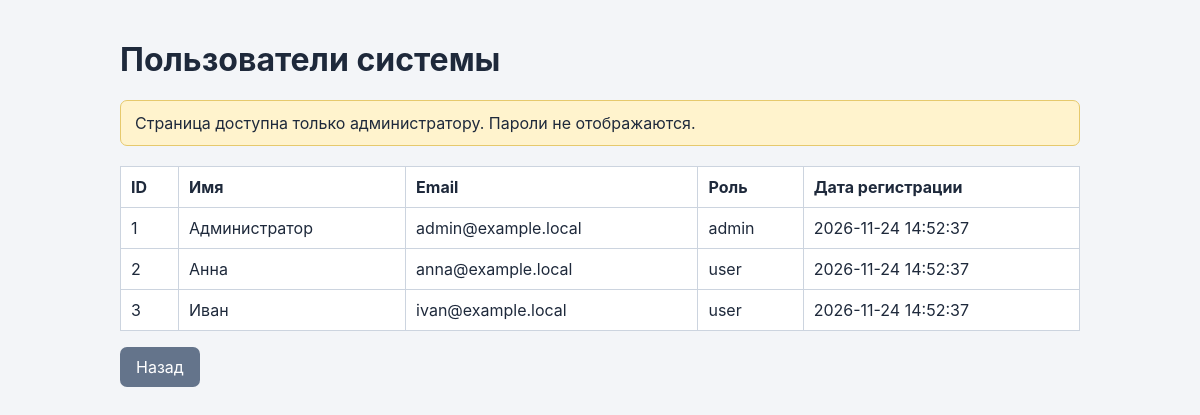
/admin.php (signed in), run on the app's committed database.
### tables this page shows
CREATE TABLE users (
    id INT UNSIGNED AUTO_INCREMENT PRIMARY KEY,
    name VARCHAR(100) NOT NULL,
    email VARCHAR(150) NOT NULL UNIQUE,
    password VARCHAR(255) NOT NULL,         
    role ENUM('user', 'admin') NOT NULL DEFAULT 'user',
    created_at TIMESTAMP NOT NULL DEFAULT CURRENT_TIMESTAMP
);

### includes/functions.php (called while the page is built, shortened)
<?php
function e($value): string
{
    return htmlspecialchars((string) $value, ENT_QUOTES | ENT_SUBSTITUTE, 'UTF-8');
}

### admin.php (the view, shortened to what this page needs)
<?php
require_once 'config.php';
$users = $pdo->query(
    'SELECT id, name, email, role, created_at FROM users ORDER BY id'
)->fetchAll();
?>
<!doctype html>
<html lang="ru">
<head>
    <link rel="stylesheet" href="assets/style.css">
</head>
<body>
<main class="container">
    <h1>Пользователи системы</h1>
    <p class="warning">Страница доступна только администратору. Пароли не отображаются.</p>
    <table>
        <thead>
        <tr>
            <th>ID</th>
            <th>Имя</th>
            <th>Email</th>
            <th>Роль</th>
            <th>Дата регистрации</th>
        </tr>
        </thead>
        <tbody>
        <?php foreach ($users as $user): ?>
            <tr>
                <td><?= (int) $user['id'] ?></td>
                <td><?= e($user['name']) ?></td>
                <td><?= e($user['email']) ?></td>
                <td><?= e($user['role']) ?></td>
                <td><?= e($user['created_at']) ?></td>
            </tr>
        <?php endforeach; ?>
        </tbody>
    </table>
    <p><a class="button secondary" href="dashboard.php">Назад</a></p>
</main>
</body>
</html>

### assets/style.css (style rules this page uses)
:root { color-scheme: light; font-family: Inter, Arial, sans-serif; background: #f3f5f8; color: #1e293b; }
* { box-sizing: border-box; }
body { margin: 0; }
a { color: #2459d3; }
.container, .card { width: min(100% - 32px, 960px); margin: 40px auto; }
input, textarea, button, .button { font: inherit; }
button, .button { display: inline-block; width: fit-content; padding: 10px 16px; border: 0; border-radius: 7px; background: #2459d3; color: white; text-decoration: none; cursor: pointer; }
.secondary { background: #64748b; }
.warning, .message, .empty { margin-bottom: 20px; padding: 12px 14px; border-radius: 7px; }
.warning { background: #fff3cd; border: 1px solid #e6c96d; }
table { width: 100%; border-collapse: collapse; background: white; }
th, td { padding: 10px; border: 1px solid #ccd4df; text-align: left; }

### data on the page
users: id "1", name "Администратор", email "admin@example.local", role "admin", created_at "2026-11-24 14:52:37"
users: id "2", name "Анна", email "anna@example.local", role "user", created_at "2026-11-24 14:52:37"
users: id "3", name "Иван", email "ivan@example.local", role "user", created_at "2026-11-24 14:52:37"
